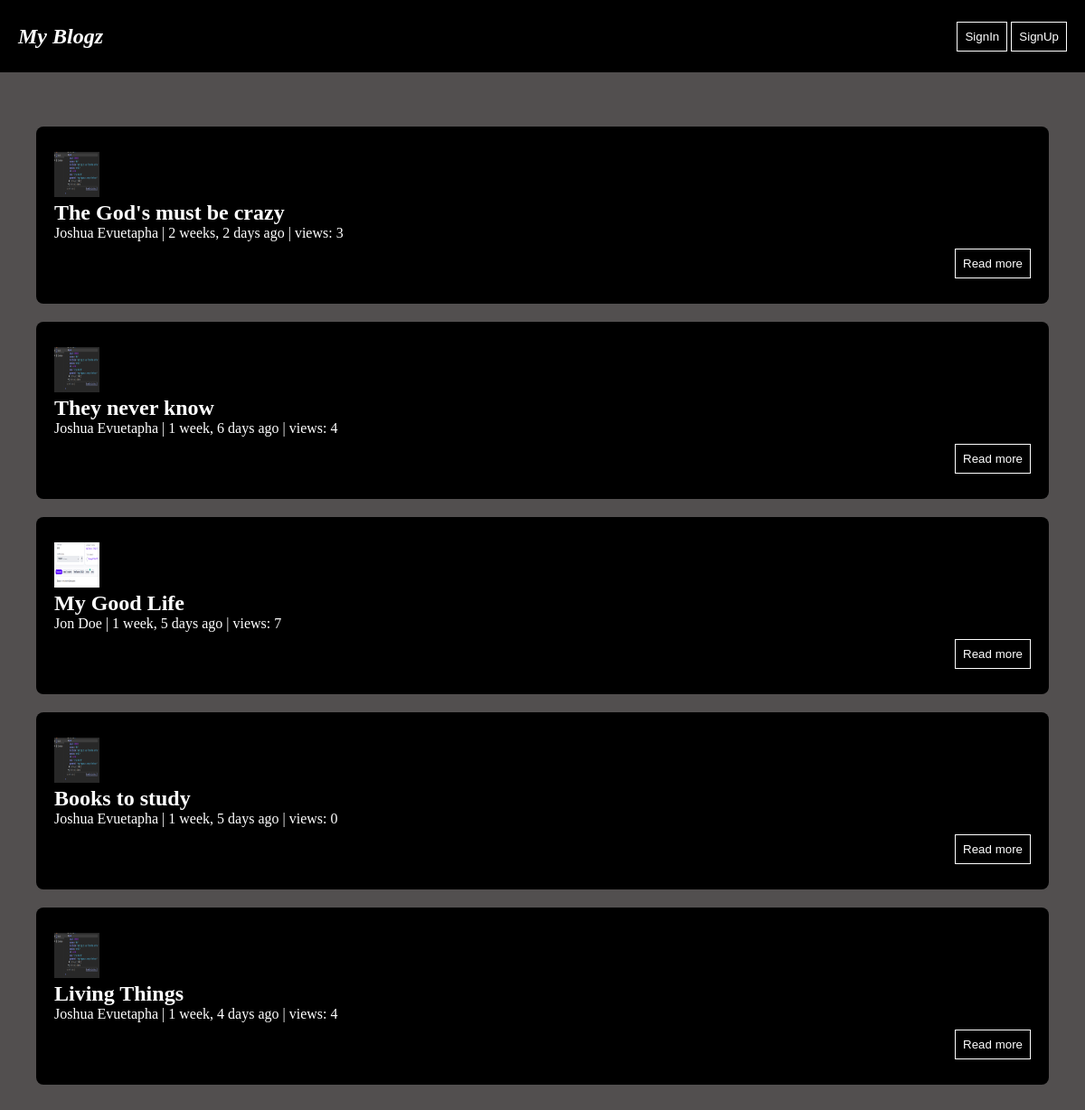
/, run on an earlier commit of the app's database.
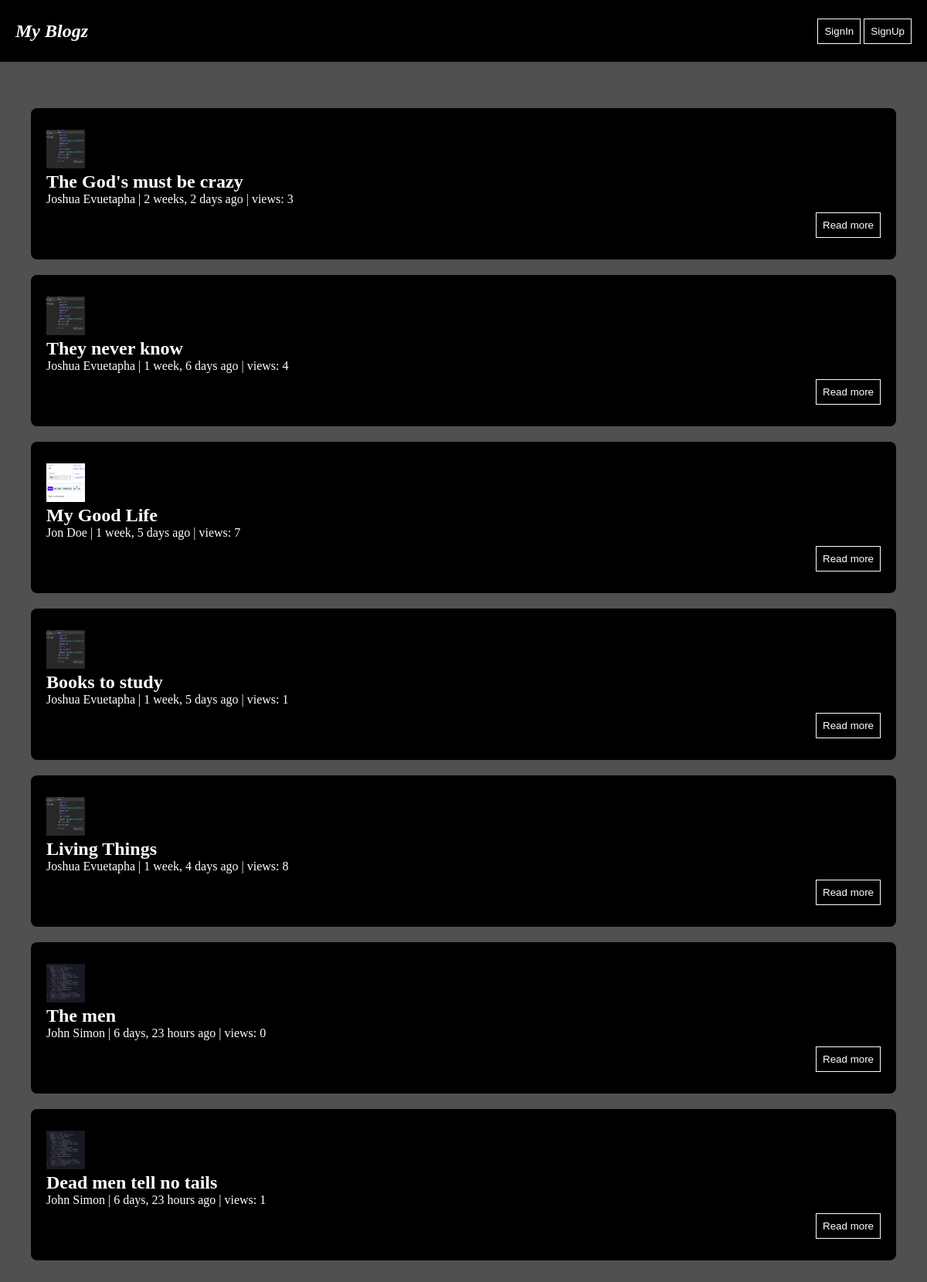
And on a later commit of the database.
### blog_app/models.py (models this page shows)
class Post(models.Model):
    user  = models.ForeignKey(User, on_delete=models.RESTRICT, related_name="user")
    title = models.CharField(max_length=150)
    content = models.TextField()
    views = models.IntegerField(default=0)
    date  = models.DateTimeField(default=datetime.now())

class User(AbstractUser):
    profile_image = models.FileField(upload_to="profiles")

### blog_app/views.py (the view)
# urls.py: path("", index),
def index(request):
    posts = Post.objects.all()
    return render(request, "index.html", { "posts": posts })

### blog_app/templates/index.html
{% extends "./base.html" %}
{% load static%}
{% block content %}
{% for post in posts %}
    <div class="post">
        <div class="author-section">
            <img width="50px" height="50px" src="{{post.user.profile_image}}" />
            <div>
                <h2> {{post.title}} </h2>
                <p> {{post.user.first_name}} {{post.user.last_name}} | {{post.date| timesince }} ago | views: {{post.views}}</p>
            </div>
        </div>
        <div class="readmore">
            <a href="post/{{post.id}}"> <button> Read more </button> </a>
        </div>
    </div>
{% endfor %}
{% endblock %}

### blog_app/templates/base.html (shortened to what this page needs)
<!DOCTYPE html>
{% load static %}
<html>
    <head>
        <link rel="stylesheet" href="{% static "css/style.css" %}">
    </head>
    <body>
        <nav>
            <p><a href="/"> My Blogz </a></p>
            <div class="link">
                {% if user.is_authenticated %}
                    <a href="/create-post"> <button> Create Post </button> </a>
                    <a href="/my-posts"> <button> My Post </button> </a>
                    <a href="/profile"> <button> Profile </button> </a>
                    <a href="/logout"> <button> Logout </button> </a>
                {% else %}
                    <a href="/signin"> <button> SignIn </button> </a>
                    <a href="/signup"> <button> SignUp </button> </a>
                {% endif %}
            </div>
        </nav>
        <main class="container">
            {% block content %} {% endblock %}
        </main>
    </body>
</html>

### blog_app/static/css/style.css (style rules this page uses)
* { margin: 0; box-sizing: border-box; color: white; }
body { background-color: rgb(82, 79, 79); }
a { text-decoration: none; }
button { border: 1px solid white; background-color: black; padding: 8px; }
nav { display: flex; justify-content: space-between; align-items: center; background-color: black; height: 80px; padding: 20px; }
nav > p { font-size: 24px; font-weight: bold; font-style: italic; }
.container { padding: 40px; }
.post { background-color: black; margin-top: 20px; margin-bottom: 20px; padding: 20px; border-radius: 8px; }
.post > * { margin-top: 8px; margin-bottom: 8px; }
.readmore { display: flex; justify-content: flex-end; }

What changed in the data, as far as the page shows it:
changed Post "Books to study": views "0" → "1"
changed Post "Living Things": views "4" → "8"
added Post: user.profile_image (picture), title "The men", user.first_name "John", user.last_name "Simon", date "6 days, 23 hours", views "0"
added Post: user.profile_image (picture), title "Dead men tell no tails", user.first_name "John", user.last_name "Simon", date "6 days, 23 hours", views "1"
